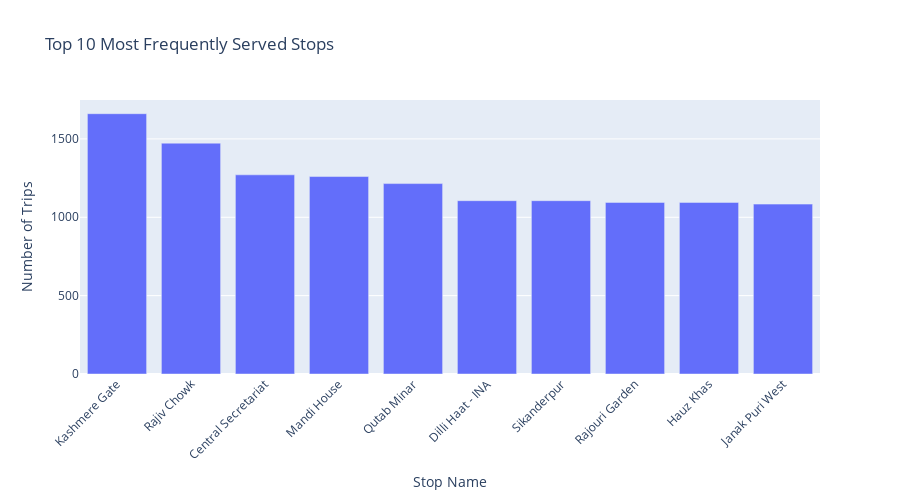

The notebook cell this image was saved under:
### Markdown cell above
Most Congested Stops

### Code cell
stop_freq = stop_times['stop_id'].value_counts().reset_index()
stop_freq.columns = ['stop_id', 'count']
stop_freq = stop_freq.merge(stops[['stop_id', 'stop_name']], on='stop_id')

top_n = 10
top_stops = stop_freq.head(top_n)

fig = px.bar(
    top_stops,
    x='stop_name',
    y='count',
    title=f'Top {top_n} Most Frequently Served Stops',
    labels={'stop_name': 'Stop Name', 'count': 'Number of Trips'},
)
fig.update_layout(xaxis_tickangle=-45, height=500)
fig.show()

### Figure 1 — Plotly figure (JSON) as saved in the notebook; plotly's stock layout.template omitted (floating-point values rounded to 4 significant figures)
{"data": [{"hovertemplate": "Stop Name=%{x}<br>Number of Trips=%{y}<extra></extra>", "legendgroup": "", "marker": {"color": "#636efa", "pattern": {"shape": ""}}, "name": "", "orientation": "v", "showlegend": false, "textposition": "auto", "type": "bar", "x": ["Kashmere Gate", "Rajiv Chowk", "Central Secretariat", "Mandi House", "Qutab Minar", "Dilli Haat - INA", "Sikanderpur", "Rajouri Garden", "Hauz Khas", "Janak Puri West"], "xaxis": "x", "y": [1661, 1473, 1271, 1260, 1215, 1106, 1106, 1095, 1095, 1084], "yaxis": "y"}], "layout": {"barmode": "relative", "height": 500, "legend": {"tracegroupgap": 0}, "title": {"text": "Top 10 Most Frequently Served Stops"}, "xaxis": {"anchor": "y", "domain": [0, 1], "tickangle": -45, "title": {"text": "Stop Name"}}, "yaxis": {"anchor": "x", "domain": [0, 1], "title": {"text": "Number of Trips"}}}}
